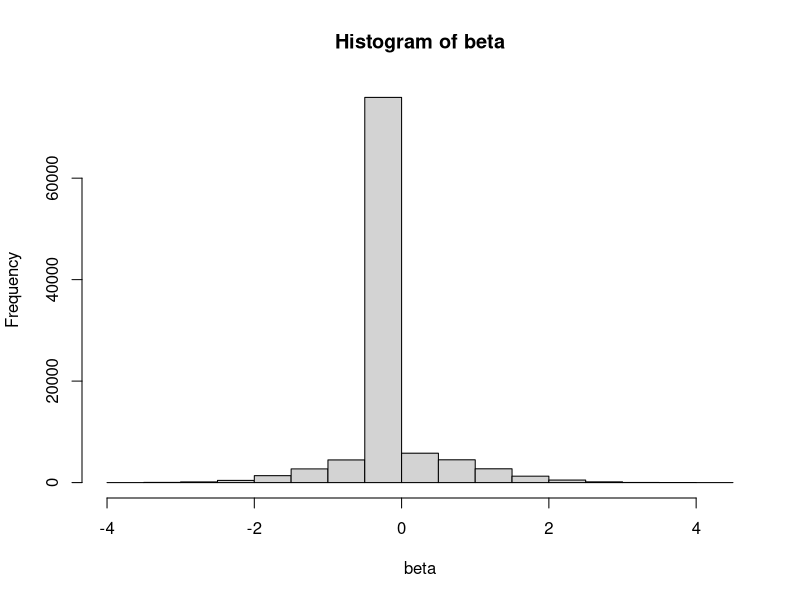

Recreate this plot in R.
#test the distribution of spike and slab
p = 0.3
n = 100000
eta = rbinom(n,1,p)
idx <- which(eta!=0)
beta = rep(0,n)
beta[idx] = rnorm(length(idx),0,1)
hist(beta)
quantile(beta,probs = c(0.03,0.05,0.10,0.15,0.5,0.85,0.90,0.95,0.97))


beta2 = rbinom(n,1,p)*rnorm(n,0,1)
quantile(beta2,probs = c(0.03,0.05,0.10,0.15,0.5,0.85,0.90,0.95,0.97))
